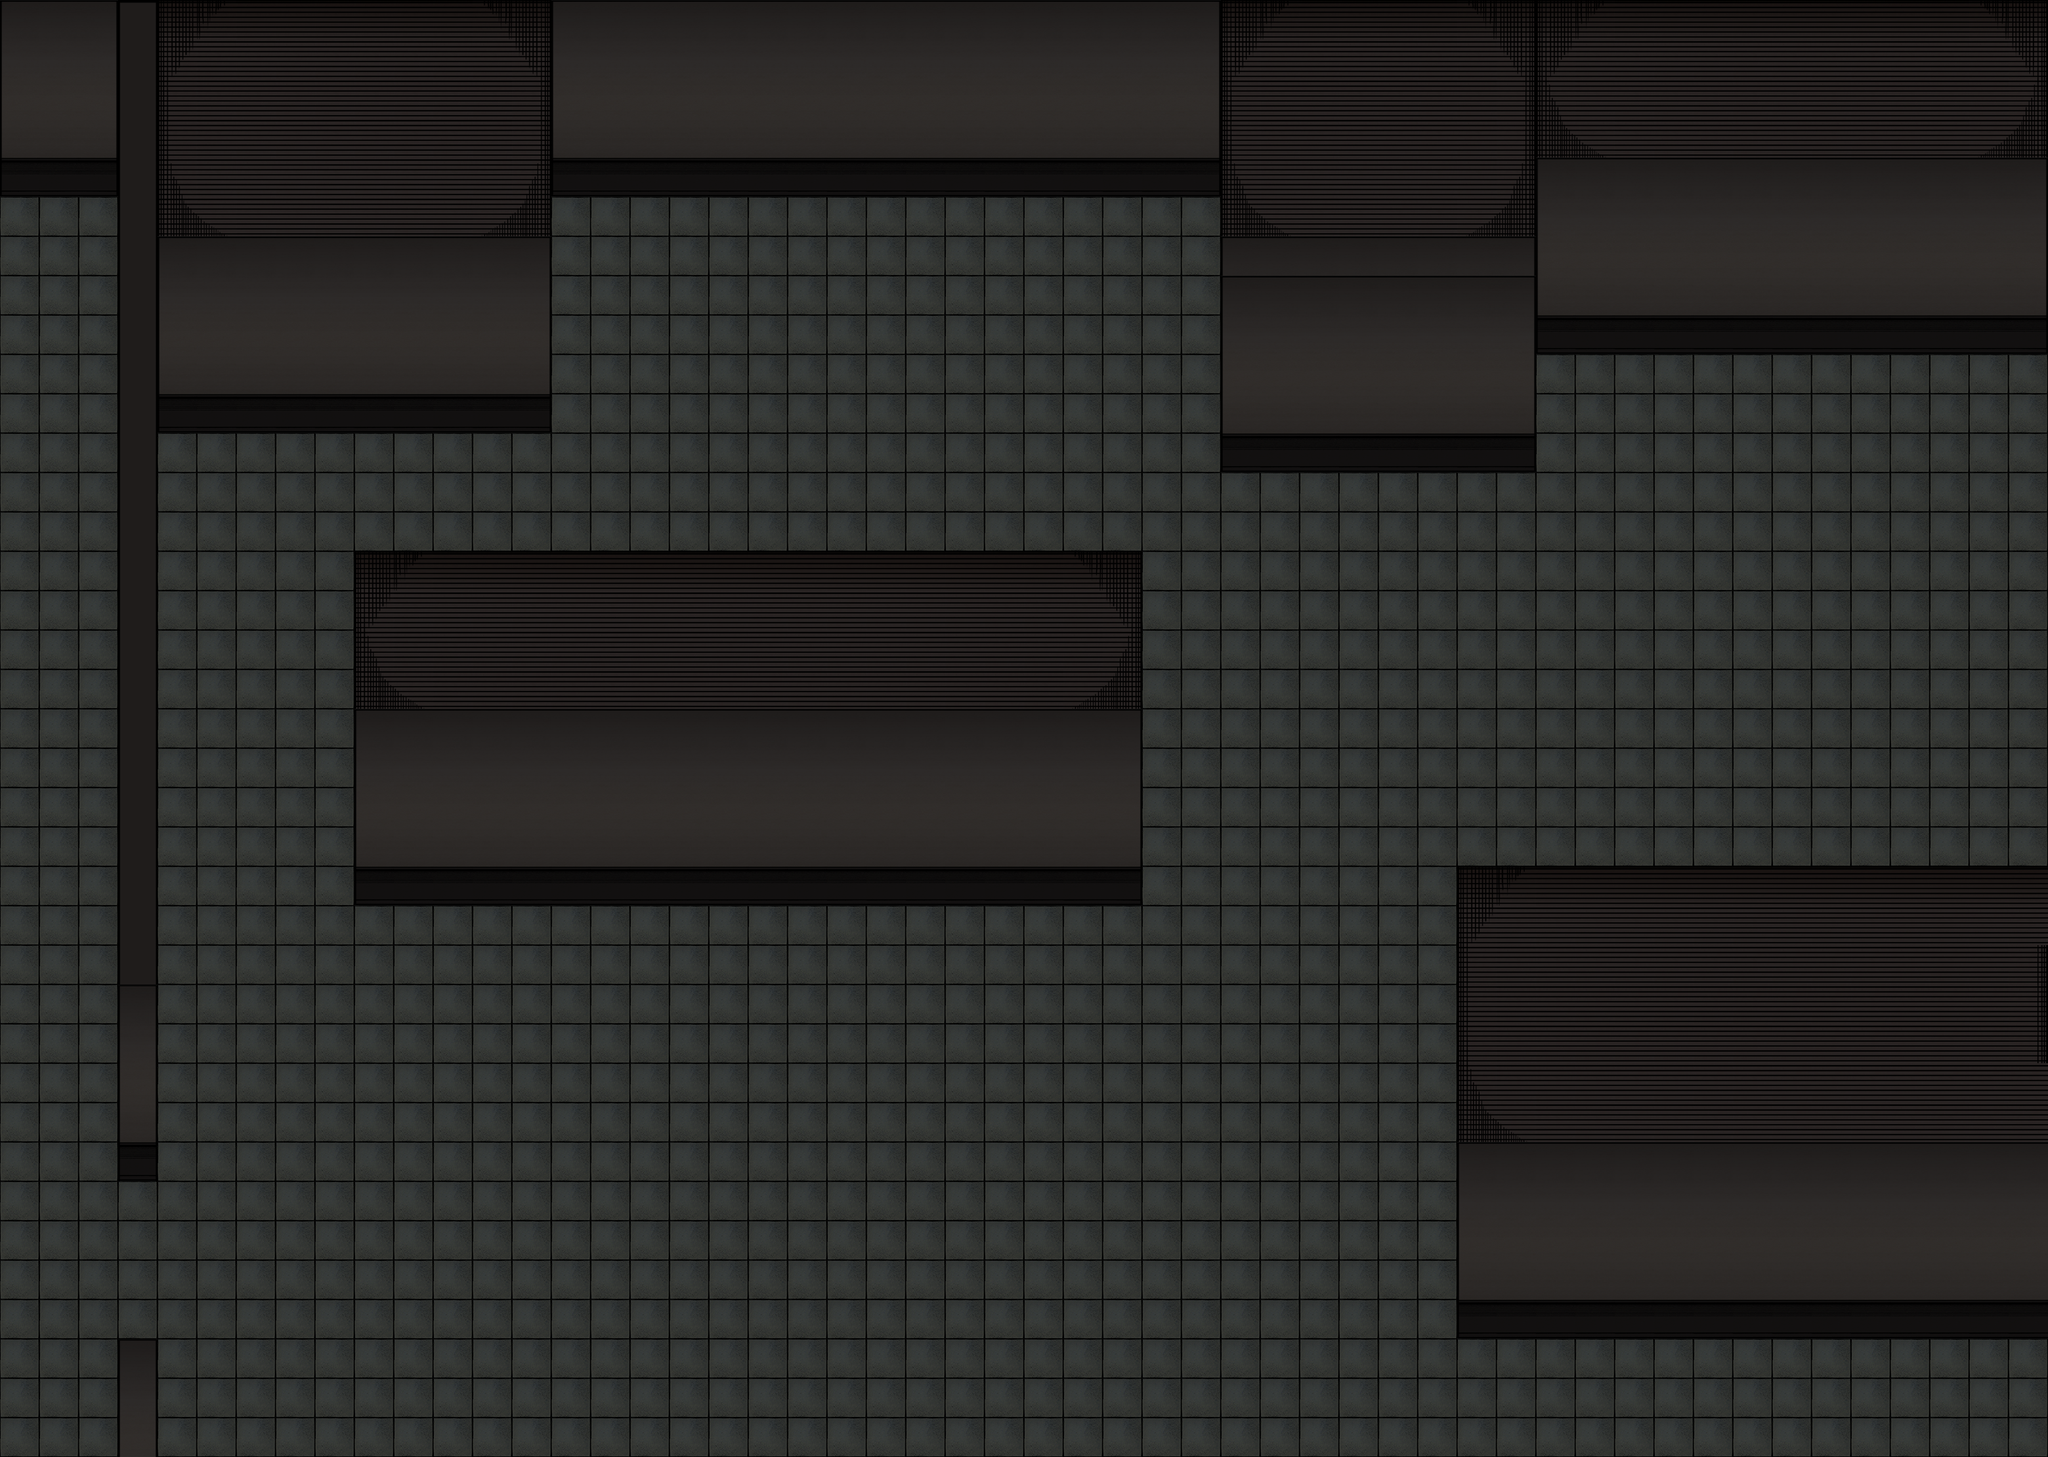

A 2D game scene composited from a Tiled map and its tileset images. What follows is a short description and the map's XML, with each tile layer's data collapsed to a summary:
An orthogonal 52x37 tile map with 60x60 px tiles, 1 tile layer (圖塊層 1), 4 tilesets.

<map version="1.0" orientation="orthogonal" renderorder="right-down" width="52" height="37" tilewidth="60" tileheight="60" backgroundcolor="#c7cfe1" nextobjectid="1">
 <tileset firstgid="1" name="room" tilewidth="60" tileheight="60" tilecount="16">
  <image source="room.png" width="240" height="240" />
 </tileset>
 <tileset firstgid="17" name="Floor2" tilewidth="60" tileheight="60" tilecount="1">
  <image source="Floor2.png" width="60" height="60" />
 </tileset>
 <tileset firstgid="18" name="wall" tilewidth="60" tileheight="60" tilecount="7">
  <image source="wall.png" width="60" height="420" />
 </tileset>
 <tileset firstgid="25" name="room_wallpaper" tilewidth="60" tileheight="60" tilecount="15">
  <image source="room_wallpaper.png" width="180" height="300" />
 </tileset>
 <layer name="圖塊層 1" width="52" height="37">
  <data>[1924 cells, 1924 non-empty, 39 distinct tile ids]</data>
 </layer>
</map>